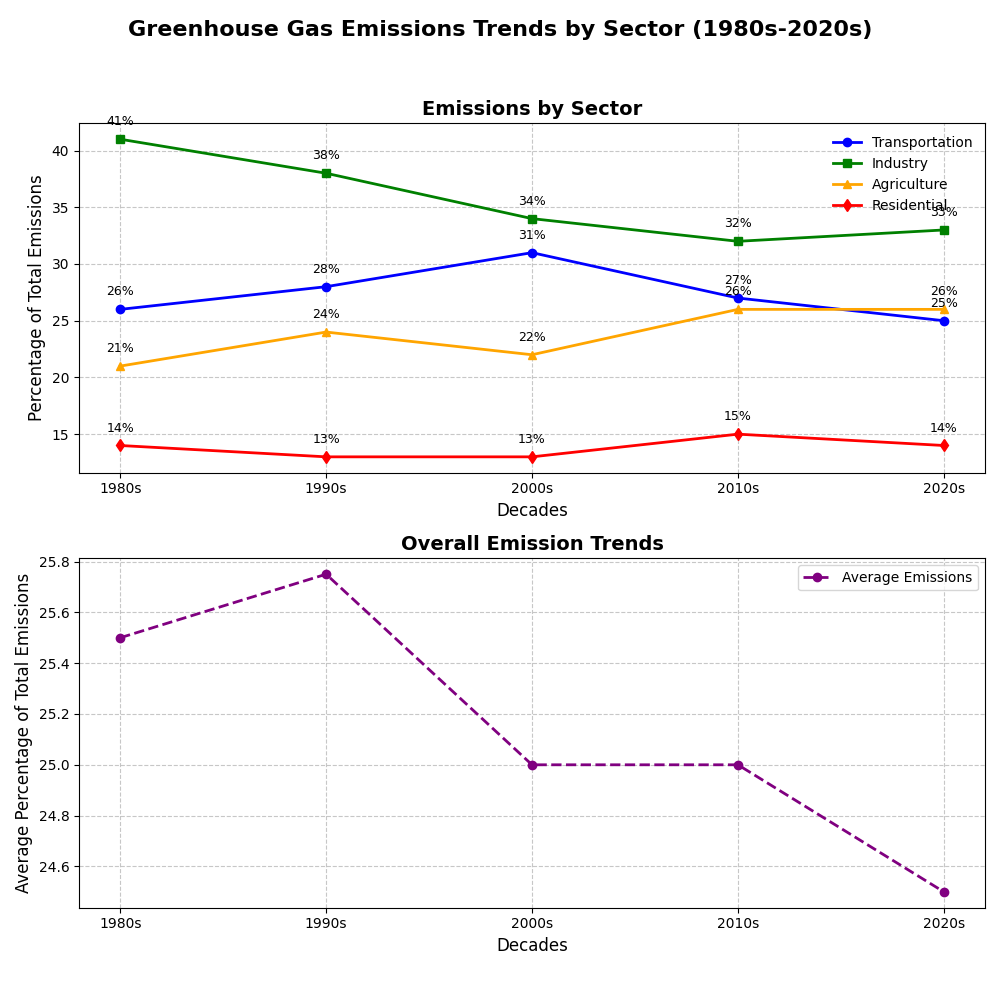

Here is the Python script that generated this plot:
import matplotlib.pyplot as plt
import numpy as np

decades = ['1980s', '1990s', '2000s', '2010s', '2020s']

# Altered simulated data for greenhouse gas emissions from different sectors
transportation_emissions = [26, 28, 31, 27, 25]  # Randomly shuffled values
industry_emissions = [41, 38, 34, 32, 33]
agriculture_emissions = [21, 24, 22, 26, 26]
residential_emissions = [14, 13, 13, 15, 14]

fig, axs = plt.subplots(2, 1, figsize=(10, 10))
fig.suptitle('Greenhouse Gas Emissions Trends by Sector (1980s-2020s)', fontsize=16, fontweight='bold')

axs[0].plot(decades, transportation_emissions, marker='o', linestyle='-', linewidth=2, color='blue', label='Transportation')
axs[0].plot(decades, industry_emissions, marker='s', linestyle='-', linewidth=2, color='green', label='Industry')
axs[0].plot(decades, agriculture_emissions, marker='^', linestyle='-', linewidth=2, color='orange', label='Agriculture')
axs[0].plot(decades, residential_emissions, marker='d', linestyle='-', linewidth=2, color='red', label='Residential')

axs[0].set_title('Emissions by Sector', fontsize=14, fontweight='bold')
axs[0].set_xlabel('Decades', fontsize=12)
axs[0].set_ylabel('Percentage of Total Emissions', fontsize=12)
axs[0].legend(loc='upper right', fontsize=10, frameon=False)
axs[0].grid(True, linestyle='--', alpha=0.7)

for i, txt in enumerate(transportation_emissions):
    axs[0].annotate(f'{txt}%', (decades[i], transportation_emissions[i]), textcoords="offset points", xytext=(0,10), ha='center', fontsize=9)
for i, txt in enumerate(industry_emissions):
    axs[0].annotate(f'{txt}%', (decades[i], industry_emissions[i]), textcoords="offset points", xytext=(0,10), ha='center', fontsize=9)
for i, txt in enumerate(agriculture_emissions):
    axs[0].annotate(f'{txt}%', (decades[i], agriculture_emissions[i]), textcoords="offset points", xytext=(0,10), ha='center', fontsize=9)
for i, txt in enumerate(residential_emissions):
    axs[0].annotate(f'{txt}%', (decades[i], residential_emissions[i]), textcoords="offset points", xytext=(0,10), ha='center', fontsize=9)

average_emissions = np.mean([transportation_emissions, industry_emissions, agriculture_emissions, residential_emissions], axis=0)

axs[1].plot(decades, average_emissions, marker='o', color='purple', linewidth=2, linestyle='--', label='Average Emissions')
axs[1].set_title('Overall Emission Trends', fontsize=14, fontweight='bold')
axs[1].set_xlabel('Decades', fontsize=12)
axs[1].set_ylabel('Average Percentage of Total Emissions', fontsize=12)
axs[1].legend(loc='upper right', fontsize=10)
axs[1].grid(True, linestyle='--', alpha=0.7)

plt.tight_layout(rect=[0, 0.03, 1, 0.95])
plt.show()
